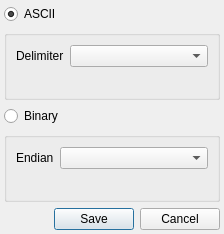
<ui version="4.0" >
 <class>ExportDataDialog</class>
 <widget class="QDialog" name="ExportDataDialog" >
  <property name="windowModality" >
   <enum>Qt::WindowModal</enum>
  </property>
  <property name="geometry" >
   <rect>
    <x>0</x>
    <y>0</y>
    <width>224</width>
    <height>234</height>
   </rect>
  </property>
  <property name="minimumSize" >
   <size>
    <width>0</width>
    <height>0</height>
   </size>
  </property>
  <property name="windowTitle" >
   <string>Export Data</string>
  </property>
  <property name="modal" >
   <bool>true</bool>
  </property>
  <layout class="QGridLayout" name="gridLayout" >
   <property name="margin" >
    <number>4</number>
   </property>
   <item row="0" column="0" >
    <widget class="QRadioButton" name="ascii" >
     <property name="text" >
      <string>ASCII</string>
     </property>
     <property name="checked" >
      <bool>true</bool>
     </property>
    </widget>
   </item>
   <item row="1" column="0" >
    <widget class="QGroupBox" name="groupBox" >
     <property name="title" >
      <string/>
     </property>
     <layout class="QFormLayout" name="formLayout" >
      <item row="0" column="0" >
       <widget class="QLabel" name="label" >
        <property name="text" >
         <string>Delimiter</string>
        </property>
       </widget>
      </item>
      <item row="0" column="1" >
       <widget class="QComboBox" name="delimiterCB" />
      </item>
     </layout>
    </widget>
   </item>
   <item row="2" column="0" >
    <widget class="QRadioButton" name="binary" >
     <property name="text" >
      <string>Binary</string>
     </property>
    </widget>
   </item>
   <item row="3" column="0" >
    <widget class="QGroupBox" name="groupBox_2" >
     <property name="title" >
      <string/>
     </property>
     <layout class="QFormLayout" name="formLayout_2" >
      <item row="0" column="0" >
       <widget class="QLabel" name="label_4" >
        <property name="text" >
         <string>Endian</string>
        </property>
       </widget>
      </item>
      <item row="0" column="1" >
       <widget class="QComboBox" name="endianCB" />
      </item>
     </layout>
    </widget>
   </item>
   <item row="4" column="0" >
    <widget class="QDialogButtonBox" name="buttonBox" >
     <property name="orientation" >
      <enum>Qt::Horizontal</enum>
     </property>
     <property name="standardButtons" >
      <set>QDialogButtonBox::Cancel|QDialogButtonBox::Save</set>
     </property>
    </widget>
   </item>
  </layout>
 </widget>
 <resources/>
 <connections>
  <connection>
   <sender>buttonBox</sender>
   <signal>accepted()</signal>
   <receiver>ExportDataDialog</receiver>
   <slot>accept()</slot>
   <hints>
    <hint type="sourcelabel" >
     <x>248</x>
     <y>254</y>
    </hint>
    <hint type="destinationlabel" >
     <x>157</x>
     <y>274</y>
    </hint>
   </hints>
  </connection>
  <connection>
   <sender>buttonBox</sender>
   <signal>rejected()</signal>
   <receiver>ExportDataDialog</receiver>
   <slot>reject()</slot>
   <hints>
    <hint type="sourcelabel" >
     <x>316</x>
     <y>260</y>
    </hint>
    <hint type="destinationlabel" >
     <x>286</x>
     <y>274</y>
    </hint>
   </hints>
  </connection>
 </connections>
</ui>
